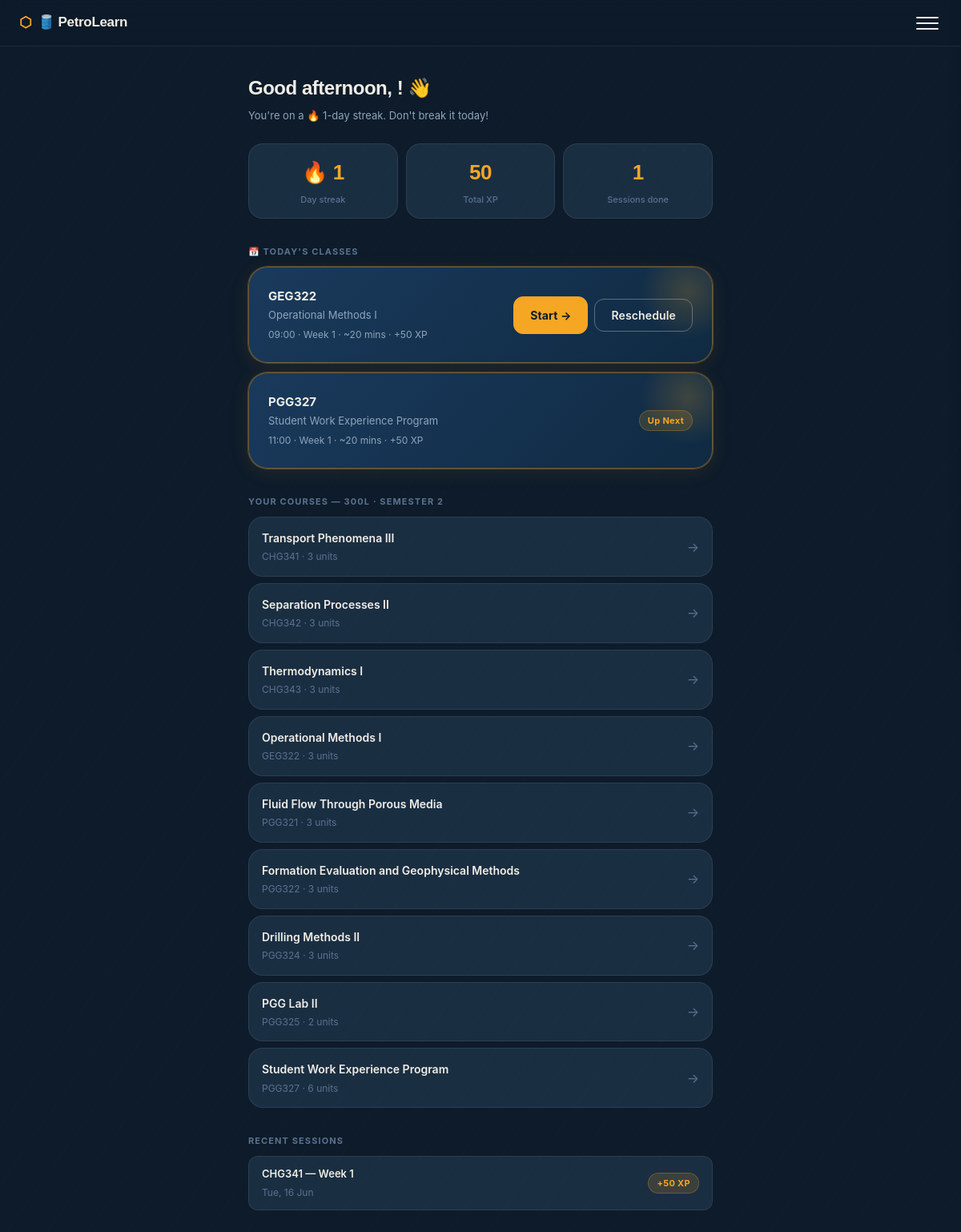
/dashboard/ (signed in), run on an earlier commit of the app's database.
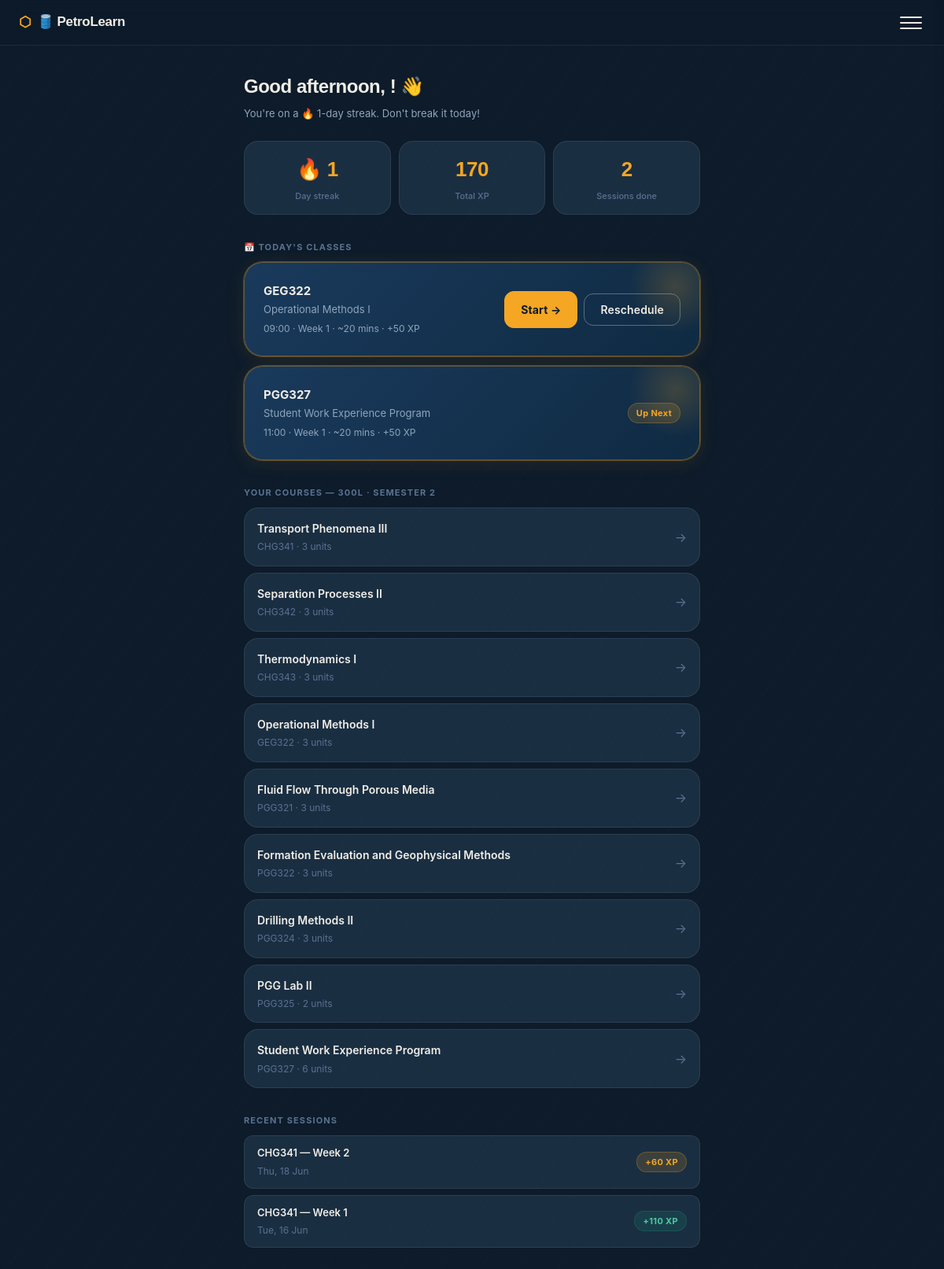
And on a later commit of the database.
### core/models.py (models this page shows, shortened)
class StudentProfile(models.Model):
    user = models.OneToOneField(User, on_delete=models.CASCADE, related_name="profile")
    matric_number = models.CharField(max_length=20, blank=True)
    school = models.CharField(max_length=50, choices=SCHOOL_CHOICES, default="unilag")
    department = models.CharField(max_length=50, choices=DEPARTMENT_CHOICES, default="petroleum")
    level = models.CharField(max_length=3, choices=LEVEL_CHOICES)
    semester = models.CharField(max_length=1, choices=SEMESTER_CHOICES)
    xp = models.IntegerField(default=0)
    streak = models.IntegerField(default=0)
    last_session_date = models.DateField(null=True, blank=True)
    created_at = models.DateTimeField(auto_now_add=True)

class TimetableEntry(models.Model):
    DAYS = [("Mon", "Monday"), ("Tue", "Tuesday"), ("Wed", "Wednesday"), ("Thu", "Thursday"), ("Fri", "Friday")]
    student = models.ForeignKey(StudentProfile, on_delete=models.CASCADE, related_name="timetable")
    course_code = models.CharField(max_length=10)
    course_title = models.CharField(max_length=100)
    day = models.CharField(max_length=3, choices=DAYS)
    time = models.CharField(max_length=10, default="09:00")
    week_number = models.IntegerField(default=1)
    total_weeks = models.IntegerField(default=15)
    is_completed = models.BooleanField(default=False)
    is_missed = models.BooleanField(default=False)
    rescheduled_to = models.DateField(null=True, blank=True)
    class Meta:
        ordering = ["day", "time"]

class Session(models.Model):
    student = models.ForeignKey(StudentProfile, on_delete=models.CASCADE, related_name="sessions")
    course_code = models.CharField(max_length=10)
    course_title = models.CharField(max_length=100)
    week_number = models.IntegerField(default=1)
    topics = models.JSONField(default=list)
    current_topic_index = models.IntegerField(default=0)
    is_complete = models.BooleanField(default=False)
    xp_earned = models.IntegerField(default=0)
    started_at = models.DateTimeField(auto_now_add=True)
    completed_at = models.DateTimeField(null=True, blank=True)
    class Meta:
        ordering = ["-started_at"]

### core/views.py (the view)
# urls.py: path("dashboard/", views.dashboard_view, name="dashboard"),
@login_required
def dashboard_view(request):
    if not hasattr(request.user, "profile"):
        return redirect("onboarding")
    profile = request.user.profile
    courses = COURSES.get(profile.level, {}).get(profile.semester, [])
    timetable = profile.timetable.all()
    recent_sessions = profile.sessions.all()[:5]
    leaderboard = StudentProfile.objects.select_related("user").order_by("-xp")[:10]
    sessions_done = profile.sessions.count()
    today = datetime.datetime.now().strftime("%a")
    todays_courses = profile.timetable.filter(day=today, is_completed=False)
    incomplete_sessions = {
        s.course_code: s
        for s in Session.objects.filter(student=profile, is_complete=False)
    }
    return render(request, "core/dashboard.html", {
        "profile": profile,
        "courses": courses,
        "timetable": timetable,
        "recent_sessions": recent_sessions,
        "leaderboard": leaderboard,
        "sessions_done": sessions_done,
        "todays_courses": todays_courses,
        "today": today,
        "incomplete_sessions": incomplete_sessions,
    })

### templates/core/dashboard.html (shortened to what this page needs)
{% extends "core/base.html" %}
{% block content %}
<div class="page-container">
  <div class="greeting-section">
    <h2 class="greeting" id="greeting">Hey, {{ user.first_name }}! 👋</h2>
    <p class="greeting-sub">
      {% if profile.streak > 0 %}
        You're on a 🔥 {{ profile.streak }}-day streak. Don't break it today!
      {% else %}
        Start a session today to begin your streak!
      {% endif %}
    </p>
  </div>
  <div class="stats-row">
    <div class="stat-card">
      <div class="stat-val">🔥 {{ profile.streak }}</div>
      <div class="stat-lbl">Day streak</div>
    </div>
    <div class="stat-card">
      <div class="stat-val">{{ profile.xp }}</div>
      <div class="stat-lbl">Total XP</div>
    </div>
    <div class="stat-card">
      <div class="stat-val">{{ sessions_done }}</div>
      <div class="stat-lbl">Sessions done</div>
    </div>
  </div>
  <p class="section-label">📅 Today's Classes</p>
  {% if todays_courses %}
    {% for course in todays_courses %}
<div class="today-card" style="display:flex; align-items:center; justify-content:space-between; margin-bottom:12px;">
  <div>
    <div style="font-weight:700; font-size:15px">{{ course.course_code }}</div>
    <div style="font-size:13px; color:var(--text-secondary)">{{ course.course_title }}</div>
    <div style="font-size:12px; color:var(--text-secondary); margin-top:4px">
      {{ course.time }} · Week {{ course.week_number }} · ~20 mins · +50 XP
    </div>
  </div>
  <div style="display:flex; gap:8px; align-items:center; flex-shrink:0; margin-left:16px">
    {% if forloop.first %}
      {% if course.course_code in incomplete_sessions %}
      <a href="{% url 'session' course.course_code %}" class="btn btn-primary">Resume →</a>
      {% else %}
      <a href="{% url 'session' course.course_code %}" class="btn btn-primary">Start →</a>
      {% endif %}
    <form method="post" action="{% url 'reschedule' course.id %}" style="margin:0">
      <button type="submit" class="btn btn-white-outline">Reschedule</button>
    </form>
    {% else %}
    <span class="badge badge-amber">Up Next</span>
    {% endif %}
  </div>
</div>
{% endfor %}
  {% else %}
  <div class="today-card today-done">
    <h3>All sessions done for today!🎉</h3>
    <p>Great work. Come back tomorrow to keep your streak going.</p>
  </div>
  {% endif %}
  <p class="section-label">Your courses — {{ profile.level }}L · Semester {{ profile.semester }}</p>
  <div class="course-list">
    {% for course in courses %}
    <a href="{% url 'session' course.code %}" class="course-pill">
      <div class="course-pill-left">
        <div class="course-info">
          <div class="course-name">{{ course.title }}</div>
          <div class="course-code">{{ course.code }} · {{ course.units }} units</div>
        </div>
      </div>
      <span class="arrow">→</span>
    </a>
    {% endfor %}
  </div>
  {% if recent_sessions %}
  <p class="section-label">Recent sessions</p>
  <div class="session-list">
    {% for s in recent_sessions %}
    <div class="session-row">
      <div>
        <div class="session-course">{{ s.course_code }} — Week {{ s.week_number }}</div>
        <div class="session-date">{{ s.started_at|date:"D, d M" }}</div>
      </div>
      <div style="display:flex;align-items:center;gap:8px">
        <span class="badge {% if s.is_complete %}badge-green{% else %}badge-amber{% endif %}">
          +{{ s.xp_earned }} XP
        </span>
      </div>
    </div>
    {% endfor %}
  </div>
  {% endif %}
</div>
{% endblock %}

What changed in the data, as far as the page shows it:
changed StudentProfile: xp "50" → "170"
changed Session "Transport Phenomena III": is_complete False → True (drawn); xp_earned "50" → "110"
added Session: course_code "CHG341", week_number "2", started_at "Thu, 18 Jun", xp_earned "60"
Also different on the page:
{{ sessions_done }}: "1" → "2"
